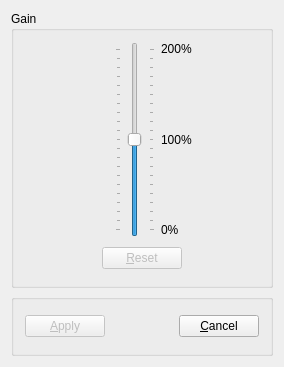
<?xml version="1.0" encoding="UTF-8"?>
<ui version="4.0">
 <class>EditGainBase</class>
 <widget class="QDialog" name="EditGainBase">
  <property name="geometry">
   <rect>
    <x>0</x>
    <y>0</y>
    <width>284</width>
    <height>367</height>
   </rect>
  </property>
  <property name="windowTitle">
   <string>MusE: Modify gain</string>
  </property>
  <layout class="QVBoxLayout">
   <item>
    <widget class="QGroupBox" name="groupBox2">
     <property name="title">
      <string>Gain</string>
     </property>
     <layout class="QVBoxLayout">
      <item>
       <layout class="QHBoxLayout">
        <item>
         <spacer name="spacer6">
          <property name="orientation">
           <enum>Qt::Horizontal</enum>
          </property>
          <property name="sizeType">
           <enum>QSizePolicy::Expanding</enum>
          </property>
          <property name="sizeHint" stdset="0">
           <size>
            <width>90</width>
            <height>41</height>
           </size>
          </property>
         </spacer>
        </item>
        <item>
         <widget class="QSlider" name="sliderGain">
          <property name="minimumSize">
           <size>
            <width>40</width>
            <height>150</height>
           </size>
          </property>
          <property name="maximum">
           <number>200</number>
          </property>
          <property name="value">
           <number>100</number>
          </property>
          <property name="orientation">
           <enum>Qt::Vertical</enum>
          </property>
          <property name="tickPosition">
           <enum>QSlider::TicksBothSides</enum>
          </property>
          <property name="tickInterval">
           <number>10</number>
          </property>
         </widget>
        </item>
        <item>
         <layout class="QVBoxLayout">
          <item>
           <widget class="QLabel" name="textLabel2">
            <property name="text">
             <string>200%</string>
            </property>
            <property name="wordWrap">
             <bool>false</bool>
            </property>
           </widget>
          </item>
          <item>
           <spacer name="spacer4">
            <property name="orientation">
             <enum>Qt::Vertical</enum>
            </property>
            <property name="sizeType">
             <enum>QSizePolicy::Expanding</enum>
            </property>
            <property name="sizeHint" stdset="0">
             <size>
              <width>30</width>
              <height>109</height>
             </size>
            </property>
           </spacer>
          </item>
          <item>
           <widget class="QLabel" name="textLabel1">
            <property name="text">
             <string>100%</string>
            </property>
            <property name="wordWrap">
             <bool>false</bool>
            </property>
           </widget>
          </item>
          <item>
           <spacer name="spacer3">
            <property name="orientation">
             <enum>Qt::Vertical</enum>
            </property>
            <property name="sizeType">
             <enum>QSizePolicy::Expanding</enum>
            </property>
            <property name="sizeHint" stdset="0">
             <size>
              <width>30</width>
              <height>108</height>
             </size>
            </property>
           </spacer>
          </item>
          <item>
           <widget class="QLabel" name="textLabel3">
            <property name="text">
             <string>0%</string>
            </property>
            <property name="wordWrap">
             <bool>false</bool>
            </property>
           </widget>
          </item>
         </layout>
        </item>
        <item>
         <spacer name="spacer7">
          <property name="orientation">
           <enum>Qt::Horizontal</enum>
          </property>
          <property name="sizeType">
           <enum>QSizePolicy::Expanding</enum>
          </property>
          <property name="sizeHint" stdset="0">
           <size>
            <width>51</width>
            <height>31</height>
           </size>
          </property>
         </spacer>
        </item>
       </layout>
      </item>
      <item>
       <layout class="QHBoxLayout">
        <item>
         <spacer name="spacer11">
          <property name="orientation">
           <enum>Qt::Horizontal</enum>
          </property>
          <property name="sizeType">
           <enum>QSizePolicy::Expanding</enum>
          </property>
          <property name="sizeHint" stdset="0">
           <size>
            <width>70</width>
            <height>31</height>
           </size>
          </property>
         </spacer>
        </item>
        <item>
         <widget class="QPushButton" name="buttonReset">
          <property name="enabled">
           <bool>false</bool>
          </property>
          <property name="text">
           <string>&amp;Reset</string>
          </property>
          <property name="shortcut">
           <string>Alt+R</string>
          </property>
         </widget>
        </item>
        <item>
         <spacer name="spacer12">
          <property name="orientation">
           <enum>Qt::Horizontal</enum>
          </property>
          <property name="sizeType">
           <enum>QSizePolicy::Expanding</enum>
          </property>
          <property name="sizeHint" stdset="0">
           <size>
            <width>71</width>
            <height>31</height>
           </size>
          </property>
         </spacer>
        </item>
       </layout>
      </item>
     </layout>
    </widget>
   </item>
   <item>
    <widget class="QGroupBox" name="buttonGroup2">
     <property name="title">
      <string/>
     </property>
     <layout class="QVBoxLayout">
      <item>
       <layout class="QHBoxLayout">
        <item>
         <widget class="QPushButton" name="buttonApply">
          <property name="enabled">
           <bool>false</bool>
          </property>
          <property name="text">
           <string>&amp;Apply</string>
          </property>
          <property name="shortcut">
           <string>Alt+A</string>
          </property>
         </widget>
        </item>
        <item>
         <spacer name="spacer5">
          <property name="orientation">
           <enum>Qt::Horizontal</enum>
          </property>
          <property name="sizeType">
           <enum>QSizePolicy::Expanding</enum>
          </property>
          <property name="sizeHint" stdset="0">
           <size>
            <width>61</width>
            <height>31</height>
           </size>
          </property>
         </spacer>
        </item>
        <item>
         <widget class="QPushButton" name="buttonCancel">
          <property name="enabled">
           <bool>true</bool>
          </property>
          <property name="text">
           <string>&amp;Cancel</string>
          </property>
          <property name="shortcut">
           <string>Alt+C</string>
          </property>
         </widget>
        </item>
       </layout>
      </item>
     </layout>
    </widget>
   </item>
  </layout>
 </widget>
 <layoutdefault spacing="6" margin="11"/>
 <resources/>
 <connections/>
</ui>
